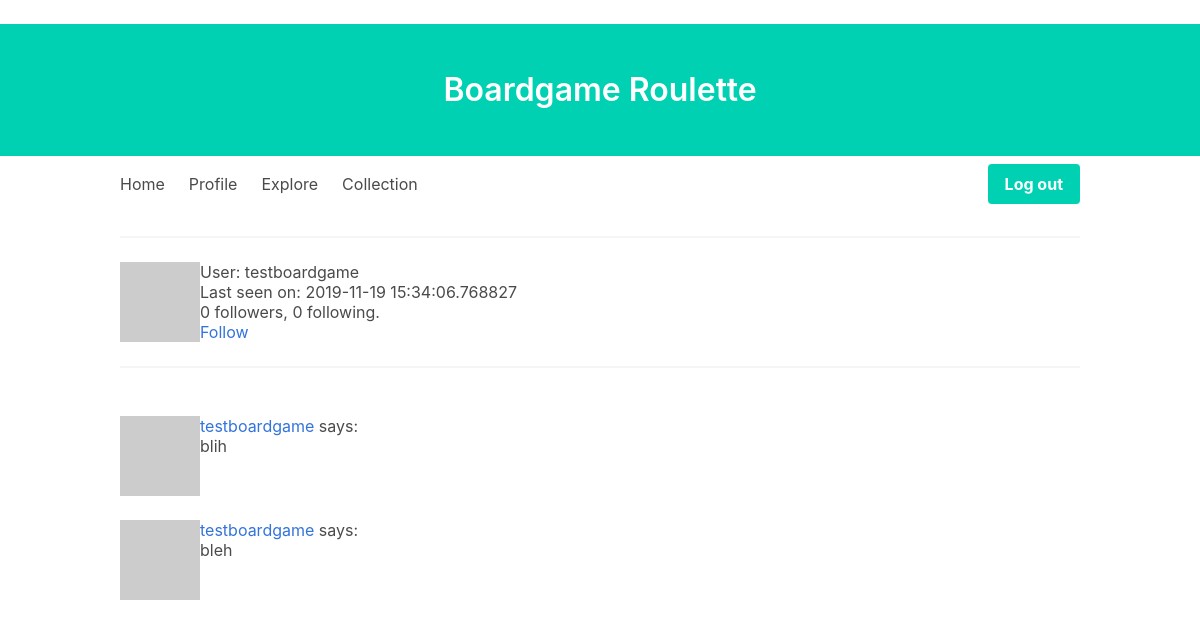
The app's page /user/testboardgame (signed in) with its own data.
### app/models.py (models this page shows, shortened)
class User(UserMixin, db.Model):
    id = db.Column(db.Integer, primary_key=True)
    username = db.Column(db.String(64), index=True, unique=True)
    email = db.Column(db.String(120), index=True, unique=True)
    password_hash = db.Column(db.String(128))
    posts = db.relationship("Post", backref="author", lazy="dynamic")
    about_me = db.Column(db.String(140))
    last_seen = db.Column(db.DateTime, default=datetime.utcnow)
    followed = db.relationship(
        "User",
        secondary=followers,
        primaryjoin=(followers.c.follower_id == id),
        secondaryjoin=(followers.c.followed_id == id),
        backref=db.backref("followers", lazy="dynamic"),
        lazy="dynamic",
    )
    collection = db.relationship("Boardgame", secondary=boardgames, lazy="dynamic")
    def is_following(self, user):
        return self.followed.filter(followers.c.followed_id == user.id).count() > 0
    def avatar(self, size):
        digest = md5(self.email.lower().encode("utf-8")).hexdigest()
        return "https://www.gravatar.com/avatar/{}?d=identicon&s={}".format(
            digest, size
        )

class Post(db.Model):
    id = db.Column(db.Integer, primary_key=True)
    body = db.Column(db.String(140))
    timestamp = db.Column(db.DateTime, index=True, default=datetime.utcnow)
    user_id = db.Column(db.Integer, db.ForeignKey("user.id"))

### app/routes.py (the view)
@app.route("/user/<username>")
@login_required
def user(username):
    user = User.query.filter_by(username=username).first_or_404()
    page = request.args.get("page", 1, type=int)
    posts = user.posts.order_by(Post.timestamp.desc()).paginate(
        page, app.config["POSTS_PER_PAGE"], False
    )
    next_url = (
        url_for("user", username=user.username, page=posts.next_num)
        if posts.has_next
        else None
    )
    prev_url = (
        url_for("user", username=user.username, page=posts.prev_num)
        if posts.has_prev
        else None
    )
    return render_template(
        "user.html", user=user, posts=posts.items, next_url=next_url, prev_url=prev_url
    )

### app/models.py (called while the page is built)
@login.user_loader
def load_user(id):
    return User.query.get(int(id))

### app/routes.py (called while the page is built)
@app.before_request
def before_request():
    if current_user.is_authenticated:
        current_user.last_seen = datetime.utcnow()
        db.session.commit()

### app/templates/user.html (shortened to what this page needs)
﻿{% extends "base.html" %}
{% block content %}
<table>
    <tr valign="top">
        <td><img src="{{ user.avatar(128) }}"></td>
        <td>
            <h1>User: {{ user.username }}</h1>
            {% if user.last_seen %}<p>Last seen on: {{ user.last_seen }}</p>{% endif %}
            <p>{{ user.followers.count() }} followers, {{ user.followed.count() }} following.</p>
            {% if user == current_user %}
            <p><a href="{{ url_for('edit_profile') }}">Edit your profile</a></p>
            {% elif not current_user.is_following(user) %}
            <p><a href="{{ url_for('follow', username=user.username) }}">Follow</a></p>
            {% else %}
            <p><a href="{{ url_for('unfollow', username=user.username) }}">Unfollow</a></p>
            {% endif %}
        </td>
    </tr>
</table>
<hr>
    {% for post in posts %}
        {% include '_post.html' %}
    {% endfor %}
{% endblock %}

### app/templates/_post.html
﻿<table>
    <tr valign="top">
        <td><img src="{{ post.author.avatar(36) }}"></td>
        <td>
            <a href="{{ url_for('user', username=post.author.username) }}">
                {{ post.author.username }}
            </a>
            says:<br>{{ post.body }}
        </td>
    </tr>
</table>

### records on screen
User: username "testboardgame", last_seen "2019-11-19 15:34:06.768827"
Post: author.username "testboardgame", body "blih"
Post: author.username "testboardgame", body "bleh"

### other values on screen
{{ user.followers.count() }} "0"
{{ user.followed.count() }} "0"
